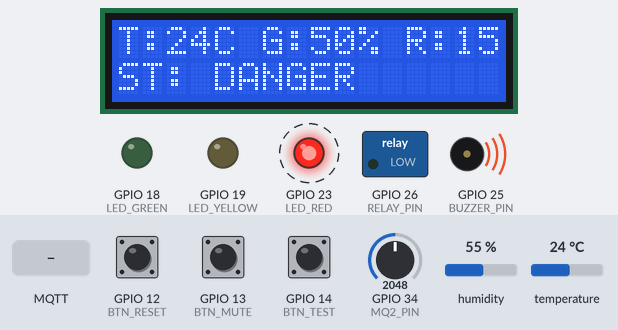
Bench run of a sketch on a simulated ESP32. Shown: 16×2 character LCD, switched loads named in the sketch (green lamp = pin HIGH), output pins drawn as LEDs (lit = HIGH), buzzer (waves = sounding, pin HIGH). Dashed ring = blinking. The test bench sets the inputs (shaded band); at power-on: GPIO 34 (MQ2_PIN) = 2048, GPIO 14 (BTN_TEST) HIGH, GPIO 12 (BTN_RESET) HIGH, GPIO 13 (BTN_MUTE) HIGH, humidity 55 %, temperature 24 °C. WiFi joins after 1.5 s; servers stay silent unless stated; no MQTT or app messages arrive unless stated; what the sketch prints to the serial monitor is not drawn.

Above: at 2.9 s.
3.0 s: GPIO 34 (MQ2_PIN) set to 3040
At 5.3 s:
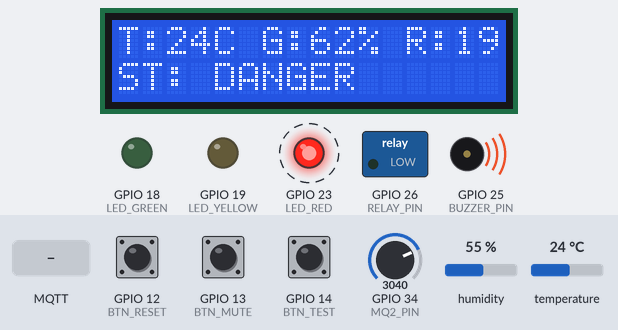
7.0 s: GPIO 14 (BTN_TEST) pulled LOW for 0.15 s
At 8.8 s:
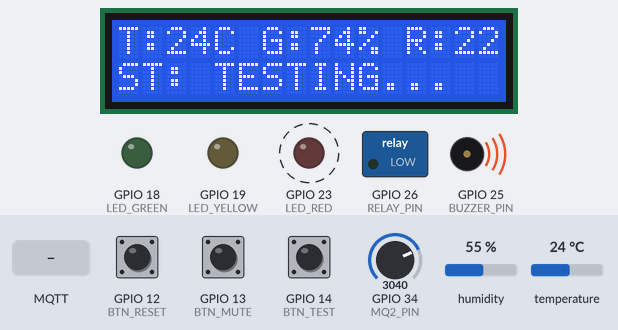
9.3 s: MQTT message "TEST" arrives on the first subscribed topic
At 10.3 s:
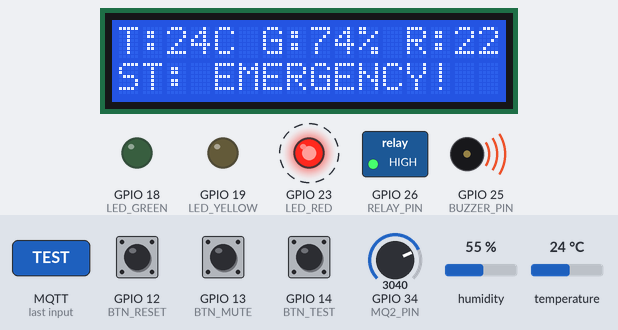
11.3 s: GPIO 34 (MQ2_PIN) set to 491
At 15.2 s:
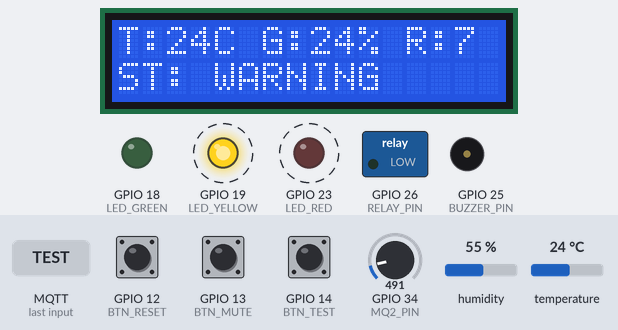
15.3 s: GPIO 14 (BTN_TEST) pulled LOW for 1 s
At 16.2 s:
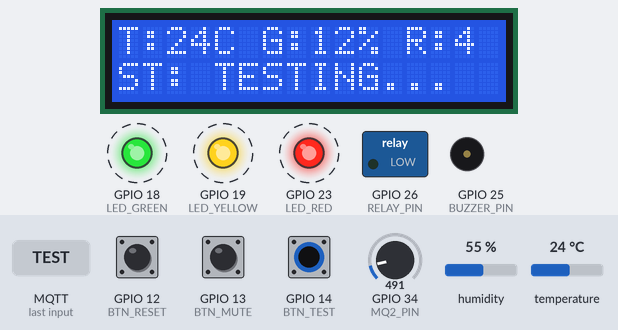
17.8 s: GPIO 14 (BTN_TEST) pulled LOW for 0.15 s
At 19.6 s:
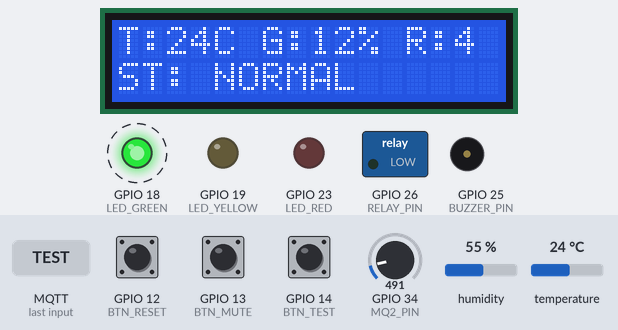
Timing chart, 0 to 21.3 s (numbered marks = the images above; inputs shaded):
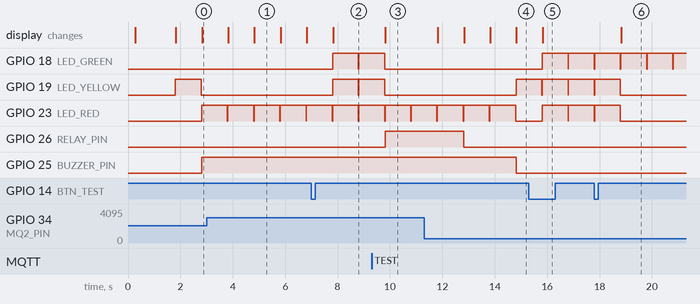

Measured:
- after the input at 3.0 s, the display: first changes after 0.83 s (image 1 shows a later state)
- after the input at 7.0 s, GPIO 18 (LED_GREEN), GPIO 19 (LED_YELLOW): LOW → HIGH after 0.81 s, → LOW 0.98 s later, → HIGH 0.02 s later; GPIO 26 (RELAY_PIN): stays LOW (without the input it goes to HIGH after 0.81 s); the display: changes after 0.83 s (image 2)
- after the input at 9.3 s, GPIO 18 (LED_GREEN), GPIO 19 (LED_YELLOW): goes on until 9.8 s, then stays LOW; GPIO 26 (RELAY_PIN): LOW → HIGH after 0.51 s; the display: changes after 0.53 s (image 3)
- after the input at 11.3 s, GPIO 19 (LED_YELLOW): LOW → HIGH after 3.5 s; GPIO 26 (RELAY_PIN): HIGH → LOW after 1.5 s; GPIO 25 (BUZZER_PIN): HIGH → LOW after 3.5 s; the display: first changes after 0.53 s (image 4 shows a later state)
- after the input at 15.3 s, GPIO 23 (LED_RED): alternates HIGH for 0.98 s and LOW for 0.02 s, starting after 0.51 s; the display: changes after 0.53 s (image 5)
- after the input at 17.8 s, GPIO 19 (LED_YELLOW), GPIO 23 (LED_RED): goes on until 18.8 s, then stays LOW; the display: changes after 1.0 s (image 6)
- by itself, GPIO 23 (LED_RED): alternates HIGH for 0.98 s and LOW for 0.02 s

The sketch:

sketch.ino
```cpp
#include <WiFi.h>
#include <Wire.h>
#include <LiquidCrystal_I2C.h>
#include <PubSubClient.h>
#include <ArduinoJson.h>
#include "DHTesp.h"

const int DHT_PIN = 15;
const int MQ2_PIN = 34;
const int LED_GREEN = 18;
const int LED_YELLOW = 19;
const int LED_RED = 23;
const int BUZZER_PIN = 25;
const int RELAY_PIN = 26;
const int BTN_MUTE = 13;
const int BTN_RESET = 12;
const int BTN_TEST = 14;

LiquidCrystal_I2C lcd(0x27, 16, 2);
DHTesp dhtSensor;

// ================= CẤU HÌNH MẠNG & MQTT =================
const char* ssid = "Wokwi-GUEST";
const char* password = "";
const char* mqttServer = "test.mosquitto.org";
const int mqttPort = 1883;

const char* TOPIC_TELEMETRY = "nhom13/telemetry";
const char* TOPIC_COMMANDS  = "nhom13/commands";

WiFiClient espClient;
PubSubClient mqttClient(espClient);

// Khai báo trước để setupWifiAndMQTT() thấy được hàm callback
void mqttCallback(char* topic, byte* payload, unsigned int length);

unsigned long lastReconnectAttempt = 0;

// ================= BIẾN TOÀN CỤC CỦA FSM =================
enum State { NORMAL, WARNING, DANGER, EMERGENCY, SYSTEM_FAULT };
State currentState = NORMAL;

unsigned long lastSampleTime = 0;
unsigned long lastMqttTime = 0;
bool isMuted = false;
bool isTesting = false;

struct SensorData {
  float temperatureRaw;
  float temperatureFiltered;
  float humidity;
  int gasADC;
  float gasRaw;
  float gasFiltered;
  float rateOfRise;
  float ST;
  float SG;
  float SR;
  float riskScore;
  bool dhtValid;
  bool mq2Valid;
  unsigned long timestamp;
};
SensorData sensorData;

// BIẾN CHO FILTER VÀ RISK ENGINE
const int N = 5;
float tempBuffer[N];
int tempIndex = 0;
int tempCount = 0;
float tempSum = 0.0;

float gasBuffer[N];
int gasIndex = 0;
int gasCount = 0;
float gasSum = 0.0;

float previousFilteredTemp = 0.0;
unsigned long previousTempTime = 0;
bool hasPreviousTemp = false;

const float TEMP_SAFE = 30.0;
const float TEMP_DANGER = 60.0;
const float GAS_SAFE = 0.0;
const float GAS_DANGER = 100.0;
const float RT_SAFE = 0.0;
const float RT_DANGER = 1.5;
const float WT = 0.50;
const float WG = 0.30;
const float WR = 0.20;

float filterTemperature(float newValue) {
  if (tempCount < N) {
    tempBuffer[tempIndex] = newValue;
    tempSum += newValue;
    tempCount++;
    tempIndex = (tempIndex + 1) % N;
  } else {
    tempSum -= tempBuffer[tempIndex];
    tempBuffer[tempIndex] = newValue;
    tempSum += newValue;
    tempIndex = (tempIndex + 1) % N;
  }
  return tempSum / tempCount;
}

float filterGas(float newValue) {
  if (gasCount < N) {
    gasBuffer[gasIndex] = newValue;
    gasSum += newValue;
    gasCount++;
    gasIndex = (gasIndex + 1) % N;
  } else {
    gasSum -= gasBuffer[gasIndex];
    gasBuffer[gasIndex] = newValue;
    gasSum += newValue;
    gasIndex = (gasIndex + 1) % N;
  }
  return gasSum / gasCount;
}

float normalizeRisk(float value, float safeValue, float dangerValue) {
  float result = (value - safeValue) / (dangerValue - safeValue);
  if (result < 0.0) result = 0.0;
  if (result > 1.0) result = 1.0;
  return result;
}

void readSensors() {
  sensorData.timestamp = millis();

  TempAndHumidity dhtData = dhtSensor.getTempAndHumidity();
  sensorData.temperatureRaw = dhtData.temperature;
  sensorData.humidity = dhtData.humidity;
  sensorData.dhtValid = !isnan(sensorData.temperatureRaw) && !isnan(sensorData.humidity);

  sensorData.gasADC = analogRead(MQ2_PIN);
  sensorData.gasRaw = (sensorData.gasADC / 4095.0) * 100.0;
  sensorData.mq2Valid = sensorData.gasADC >= 0 && sensorData.gasADC <= 4095;

  if (sensorData.dhtValid) {
    sensorData.temperatureFiltered = filterTemperature(sensorData.temperatureRaw);
    sensorData.rateOfRise = 0.0;
    unsigned long currentTime = millis();
    if (hasPreviousTemp) {
      float deltaTime = (currentTime - previousTempTime) / 1000.0;
      if (deltaTime > 0.0) {
        sensorData.rateOfRise = (sensorData.temperatureFiltered - previousFilteredTemp) / deltaTime;
      }
    }
    previousFilteredTemp = sensorData.temperatureFiltered;
    previousTempTime = currentTime;
    hasPreviousTemp = true;
  } else {
    sensorData.temperatureFiltered = 0.0;
    sensorData.rateOfRise = 0.0;
    hasPreviousTemp = false;
  }

  if (sensorData.mq2Valid) {
    sensorData.gasFiltered = filterGas(sensorData.gasRaw);
  } else {
    sensorData.gasFiltered = 0.0;
  }
}

void calculateRisk() {
  if (!sensorData.dhtValid || !sensorData.mq2Valid) {
    sensorData.ST = 0.0; sensorData.SG = 0.0; sensorData.SR = 0.0; sensorData.riskScore = 0.0;
    return;
  }
  sensorData.ST = normalizeRisk(sensorData.temperatureFiltered, TEMP_SAFE, TEMP_DANGER);
  sensorData.SG = normalizeRisk(sensorData.gasFiltered, GAS_SAFE, GAS_DANGER);

  float positiveRT = sensorData.rateOfRise;
  if (positiveRT < 0.0) positiveRT = 0.0;
  sensorData.SR = normalizeRisk(positiveRT, RT_SAFE, RT_DANGER);

  sensorData.riskScore = 100.0 * (WT * sensorData.ST + WG * sensorData.SG + WR * sensorData.SR);
  if (sensorData.riskScore < 0.0) sensorData.riskScore = 0.0;
  if (sensorData.riskScore > 100.0) sensorData.riskScore = 100.0;
}

// ================= WIFI & MQTT =================
void setupWifiAndMQTT() {
  WiFi.mode(WIFI_STA);
  WiFi.begin(ssid, password, 6);   // channel 6: Wokwi-GUEST kết nối nhanh hơn

  Serial.print("[WIFI] Dang ket noi");
  unsigned long startT = millis();
  while (WiFi.status() != WL_CONNECTED && millis() - startT < 20000) {
    delay(300);
    Serial.print(".");
  }
  Serial.println();

  if (WiFi.status() == WL_CONNECTED) {
    Serial.println("[WIFI] OK - IP: " + WiFi.localIP().toString());
  } else {
    Serial.println("[WIFI] THAT BAI - se thu lai trong loop()");
  }

  // LUÔN cấu hình MQTT, KHÔNG phụ thuộc WiFi đã lên hay chưa.
  // Đây là lỗi khiến MQTT im lặng ở bản cũ.
  mqttClient.setServer(mqttServer, mqttPort);
  mqttClient.setCallback(mqttCallback);
  mqttClient.setBufferSize(512);   // mặc định 256 byte -> JSON bị cắt, publish thất bại
  mqttClient.setKeepAlive(30);
}

void mqttCallback(char* topic, byte* payload, unsigned int length) {
  String message;
  for (unsigned int i = 0; i < length; i++) message += (char)payload[i];
  Serial.println("[MQTT REC] Topic: " + String(topic) + " | Msg: " + message);

  if (message == "MUTE") isMuted = !isMuted;
  if (message == "TEST") isTesting = !isTesting;
  if (message == "RESET" && (currentState != EMERGENCY && currentState != DANGER)) {
    currentState = NORMAL;
  }
}

void mqttReconnect() {
  if (WiFi.status() != WL_CONNECTED) return;
  if (mqttClient.connected()) return;
  if (millis() - lastReconnectAttempt < 5000) return;   // backoff, tránh spam socket
  lastReconnectAttempt = millis();

  String clientId = "ESP32_Nhom13_" + String((uint32_t)ESP.getEfuseMac(), HEX);
  Serial.println("[MQTT] Dang ket noi broker... id=" + clientId);

  if (mqttClient.connect(clientId.c_str())) {
    Serial.println("[MQTT] Connected!");
    mqttClient.subscribe(TOPIC_COMMANDS);
    Serial.println("[MQTT] Subscribed: " + String(TOPIC_COMMANDS));
  } else {
    // rc: -4 timeout | -3 mat ket noi | -2 khong mo duoc TCP | -1 disconnect | 0..5 loi giao thuc
    Serial.printf("[MQTT] FAIL rc=%d - thu lai sau 5s\n", mqttClient.state());
  }
}

void handleButtons() {
  static bool lastMute = HIGH;
  static bool lastReset = HIGH;
  static bool lastTest = HIGH;

  // ===== MUTE =====
  bool muteNow = digitalRead(BTN_MUTE);
  if (lastMute == HIGH && muteNow == LOW) {
    delay(30);
    if (digitalRead(BTN_MUTE) == LOW) {
      isMuted = !isMuted;
      if (isMuted) Serial.println("[EVENT] MUTE Buzzer");
      else         Serial.println("[EVENT] UNMUTE Buzzer");
    }
  }
  lastMute = muteNow;

  // ===== TEST =====
  bool testNow = digitalRead(BTN_TEST);
  if (lastTest == HIGH && testNow == LOW) {
    delay(30);
    if (digitalRead(BTN_TEST) == LOW) {
      isTesting = !isTesting;
      if (isTesting) Serial.println("[EVENT] TEST Mode ON");
      else           Serial.println("[EVENT] TEST Mode OFF");
    }
  }
  lastTest = testNow;

  // ===== RESET =====
  bool resetNow = digitalRead(BTN_RESET);
  if (lastReset == HIGH && resetNow == LOW) {
    delay(30);
    if (digitalRead(BTN_RESET) == LOW) {
      if (currentState != EMERGENCY && currentState != DANGER) {
        currentState = NORMAL;
        Serial.println("[EVENT] RESET System to NORMAL");
      } else {
        Serial.println("[WARN] RESET tu choi: Moi truong chua an toan!");
      }
    }
  }
  lastReset = resetNow;
}

void updateActuators() {
  digitalWrite(LED_GREEN, LOW); digitalWrite(LED_YELLOW, LOW); digitalWrite(LED_RED, LOW);

  lcd.setCursor(0, 0);
  lcd.printf("T:%.0fC G:%.0f%% R:%.0f ", sensorData.temperatureFiltered, sensorData.gasFiltered, sensorData.riskScore);
  lcd.setCursor(0, 1);

  if (isTesting) {
    digitalWrite(LED_GREEN, HIGH); digitalWrite(LED_YELLOW, HIGH); digitalWrite(LED_RED, HIGH);
    lcd.print("ST: TESTING...  ");
    return;
  }

  switch (currentState) {
    case NORMAL:
      digitalWrite(LED_GREEN, HIGH); digitalWrite(BUZZER_PIN, LOW); digitalWrite(RELAY_PIN, LOW);
      lcd.print("ST: NORMAL      "); break;
    case WARNING:
      digitalWrite(LED_YELLOW, HIGH); digitalWrite(BUZZER_PIN, LOW); digitalWrite(RELAY_PIN, LOW);
      lcd.print("ST: WARNING     "); break;
    case DANGER:
      digitalWrite(LED_RED, HIGH); digitalWrite(BUZZER_PIN, isMuted ? LOW : HIGH); digitalWrite(RELAY_PIN, LOW);
      lcd.print("ST: DANGER      "); break;
    case EMERGENCY:
      digitalWrite(LED_RED, HIGH); digitalWrite(BUZZER_PIN, isMuted ? LOW : HIGH); digitalWrite(RELAY_PIN, HIGH);
      lcd.print("ST: EMERGENCY!  "); break;
    case SYSTEM_FAULT:
      digitalWrite(LED_YELLOW, HIGH); digitalWrite(LED_RED, HIGH); digitalWrite(BUZZER_PIN, LOW); digitalWrite(RELAY_PIN, LOW);
      lcd.print("SYSTEM FAULT!   "); break;
  }
}

void publishTelemetry() {
  StaticJsonDocument<384> doc;   // ArduinoJson v7: doi thanh "JsonDocument doc;"

  const char* stateName[] = { "NORMAL", "WARNING", "DANGER", "EMERGENCY", "SYSTEM_FAULT" };

  doc["temperature"] = sensorData.temperatureFiltered;
  doc["humidity"]    = sensorData.humidity;
  doc["gas"]         = sensorData.gasFiltered;
  doc["rt"]          = sensorData.rateOfRise;
  doc["riskScore"]   = sensorData.riskScore;

  doc["dhtValid"]    = sensorData.dhtValid;
  doc["mq2Valid"]    = sensorData.mq2Valid;

  doc["timestamp"]   = sensorData.timestamp;

  doc["state"]       = currentState;
  doc["stateName"]   = stateName[currentState];

  doc["muted"]       = isMuted;
  doc["buzzer"]      = ((currentState == DANGER || currentState == EMERGENCY) && !isMuted);
  doc["relay"]       = (currentState == EMERGENCY);

  char jsonBuffer[512];
  size_t len = serializeJson(doc, jsonBuffer, sizeof(jsonBuffer));

  bool ok = mqttClient.publish(TOPIC_TELEMETRY, jsonBuffer);
  Serial.printf("[MQTT SEND] %s (%u bytes) %s\n", ok ? "OK" : "FAIL", (unsigned)len, jsonBuffer);
}

void setup() {
  Serial.begin(115200);
  delay(200);

  dhtSensor.setup(DHT_PIN, DHTesp::DHT22);
  lcd.init(); lcd.backlight();

  pinMode(LED_GREEN, OUTPUT); pinMode(LED_YELLOW, OUTPUT); pinMode(LED_RED, OUTPUT);
  pinMode(BUZZER_PIN, OUTPUT); pinMode(RELAY_PIN, OUTPUT);
  pinMode(BTN_MUTE, INPUT_PULLUP); pinMode(BTN_RESET, INPUT_PULLUP); pinMode(BTN_TEST, INPUT_PULLUP);

  lcd.setCursor(0, 0); lcd.print("Khoi dong...");
  setupWifiAndMQTT();
  lcd.clear();
}

void loop() {
  // Goi vo dieu kien: ham tu kiem tra WiFi, trang thai va backoff ben trong
  mqttReconnect();
  if (mqttClient.connected()) {
    mqttClient.loop();
  }

  handleButtons();

  unsigned long currentMillis = millis();

  if (currentMillis - lastSampleTime >= 1000) {
    lastSampleTime = currentMillis;

    readSensors();
    calculateRisk();

    float temp = sensorData.temperatureFiltered;
    float gas  = sensorData.gasFiltered;
    float rT   = sensorData.rateOfRise;
    float risk = sensorData.riskScore;
    bool isError = (!sensorData.dhtValid || !sensorData.mq2Valid);

    // FSM
    if (isError) {
      currentState = SYSTEM_FAULT;
    } else {
      if (currentState == NORMAL) {
        if (risk >= 25.0 || temp >= 35.0 || gas >= 25.0) currentState = WARNING;
      } else if (currentState == WARNING) {
        if (risk >= 45.0 || temp >= 40.0 || gas >= 40.0 || rT >= 1.5) currentState = DANGER;
        else if (temp < 33.0 && risk < 20.0 && gas < 20.0) currentState = NORMAL;
      } else if (currentState == DANGER) {
        if ((temp >= 55.0 && gas >= 60.0) || risk >= 70.0 || temp >= 50.0 || gas >= 70.0) {
          currentState = EMERGENCY; isMuted = false;
        }
        else if (temp < 38.0 && risk < 40.0 && gas < 35.0) currentState = WARNING;
      } else if (currentState == EMERGENCY) {
        if (temp < 48.0 && gas < 50.0 && risk < 60.0) currentState = DANGER;
      } else if (currentState == SYSTEM_FAULT) {
        currentState = NORMAL;   // cam bien hoi phuc -> thoat trang thai loi
      }
    }

    const char* stateName[] = { "NORMAL", "WARNING", "DANGER", "EMERGENCY", "SYSTEM_FAULT" };
    Serial.printf("T: %.1fC | H: %.1f%% | Gas: %.1f%% | RT: %.2f | Risk: %.1f | State: %s | MQTT: %d\n",
                  sensorData.temperatureFiltered,
                  sensorData.humidity,
                  sensorData.gasFiltered,
                  sensorData.rateOfRise,
                  sensorData.riskScore,
                  stateName[currentState],
                  mqttClient.connected());

    updateActuators();
  }

  if (currentMillis - lastMqttTime >= 3000) {
    lastMqttTime = currentMillis;
    if (mqttClient.connected()) {
      publishTelemetry();
    } else {
      Serial.println("[MQTT] Chua ket noi - bo qua lan gui nay");
    }
  }
}
```
